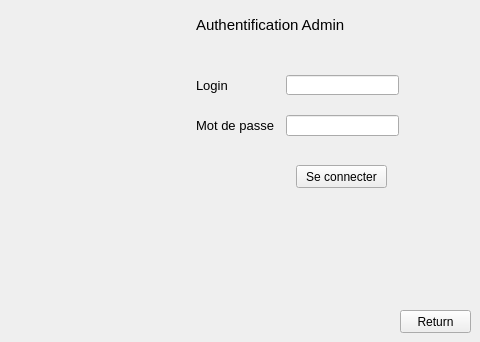
     <widget class="QWidget" name="page_29">
      <widget class="QLabel" name="label_82">
       <property name="geometry">
        <rect>
         <x>196</x>
         <y>15</y>
         <width>171</width>
         <height>21</height>
        </rect>
       </property>
       <property name="text">
        <string>&lt;html&gt;&lt;head/&gt;&lt;body&gt;&lt;p&gt;&lt;span style=&quot; font-size:11pt;&quot;&gt;Authentification Admin&lt;/span&gt;&lt;/p&gt;&lt;/body&gt;&lt;/html&gt;</string>
       </property>
      </widget>
      <widget class="QLabel" name="label_83">
       <property name="geometry">
        <rect>
         <x>196</x>
         <y>75</y>
         <width>51</width>
         <height>21</height>
        </rect>
       </property>
       <property name="text">
        <string>&lt;html&gt;&lt;head/&gt;&lt;body&gt;&lt;p&gt;&lt;span style=&quot; font-size:10pt;&quot;&gt;Login&lt;/span&gt;&lt;/p&gt;&lt;/body&gt;&lt;/html</string>
       </property>
      </widget>
      <widget class="QLabel" name="label_84">
       <property name="geometry">
        <rect>
         <x>196</x>
         <y>115</y>
         <width>101</width>
         <height>21</height>
        </rect>
       </property>
       <property name="text">
        <string>&lt;html&gt;&lt;head/&gt;&lt;body&gt;&lt;p&gt;&lt;span style=&quot; font-size:10pt;&quot;&gt;Mot de passe&lt;/span&gt;&lt;/p&gt;&lt;/body&gt;&lt;/html&gt;</string>
       </property>
      </widget>
      <widget class="QLineEdit" name="lineEdit_23">
       <property name="geometry">
        <rect>
         <x>286</x>
         <y>115</y>
         <width>113</width>
         <height>21</height>
        </rect>
       </property>
       <property name="echoMode">
        <enum>QLineEdit::Password</enum>
       </property>
      </widget>
      <widget class="QPushButton" name="pushButton_92">
       <property name="geometry">
        <rect>
         <x>296</x>
         <y>165</y>
         <width>91</width>
         <height>23</height>
        </rect>
       </property>
       <property name="text">
        <string>Se connecter</string>
       </property>
      </widget>
      <widget class="QLineEdit" name="lineEdit_24">
       <property name="geometry">
        <rect>
         <x>286</x>
         <y>75</y>
         <width>113</width>
         <height>20</height>
        </rect>
       </property>
      </widget>
      <widget class="QPushButton" name="pushButton_93">
       <property name="geometry">
        <rect>
         <x>400</x>
         <y>310</y>
         <width>71</width>
         <height>23</height>
        </rect>
       </property>
       <property name="text">
        <string>Return</string>
       </property>
      </widget>
     </widget>
